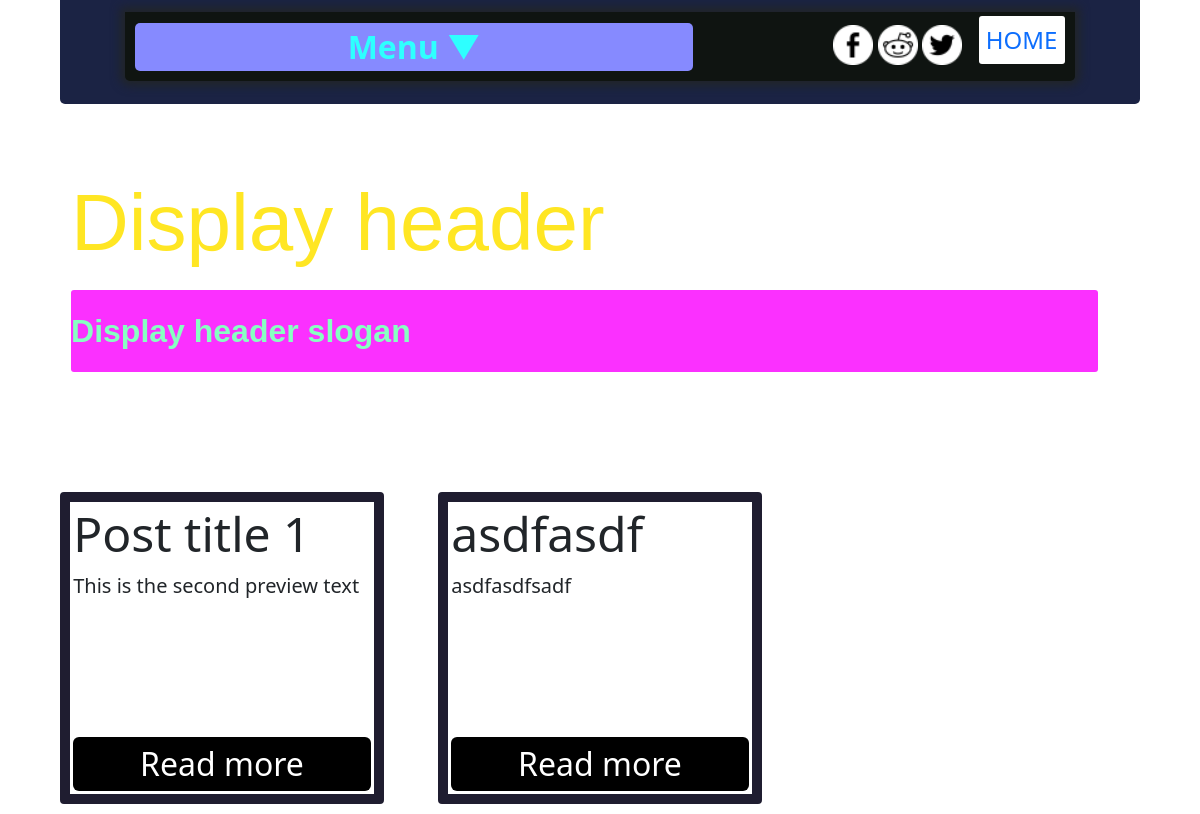
The app's page /topic?topic=1, older data.
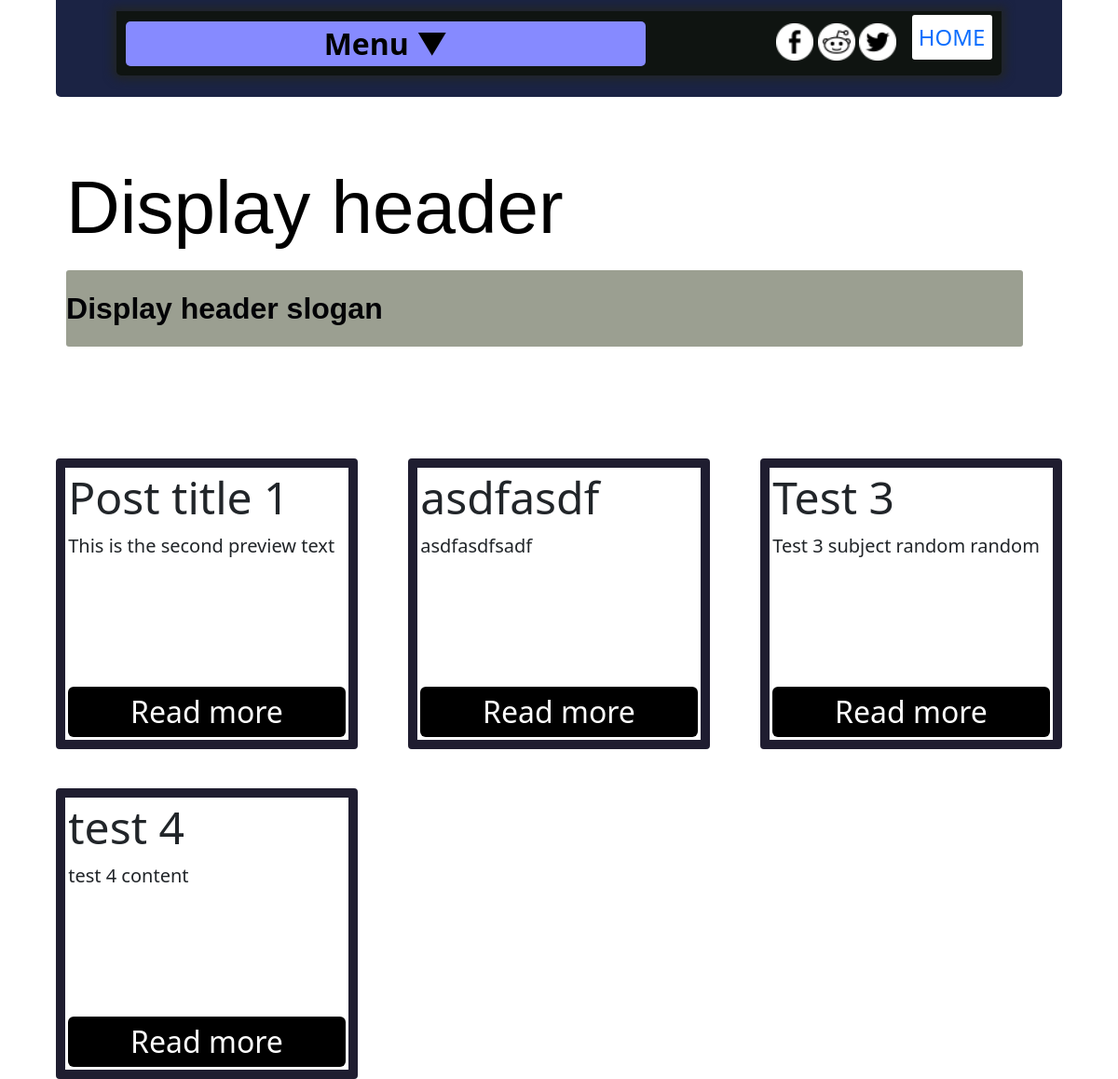
The same page, newer data.
### blog/models.py (models this page shows, shortened)
class blog_change(models.Model):
	header_id = models.AutoField(primary_key=True)
	header_title = models.CharField(max_length =50)
	header_image = models.ImageField(upload_to='images/')
	header_slogan = models.CharField(max_length=100)
	header_border_background_color = ColorField(default='#B9FFE9')
	header_background_color = ColorField(default='#1B2344')
	header_slogan_background_color = ColorField(default='#979797')
	header_slogan_top_background_color = ColorField(default='#9E9E9E')
	header_slogan_font_color = ColorField(default='#88FFC2')
	header_title_font_color = ColorField(default='#FFE623')
	navigation_button_text_color = ColorField(default='#2EFFFF')
	navigation_bar_background_color = ColorField(default='#B9FFCE')
	navigation_button_background_color = ColorField(default='#868AFF')
	navigation_bar_sub_buttons_background_color = ColorField(default='#46CDFF')
	navigation_bar_sub_button_font_color = ColorField(default='#5E73BB')
	navigation_drop_down_background_color = ColorField(default='#1B2344')
	section_button_background_color = ColorField(default='#4976FD')
	section_button_font_color = ColorField(default='#FBFFAE')
	section_background_color = ColorField(default='#A5AEE9')
	section_header_font_color = ColorField(default='#FFFFFF')
	section_text_font_color = ColorField(default='#FF0000')
	section_border_color = ColorField(default='#979797')

class blog_post(models.Model):
	post_id = models.AutoField(primary_key=True)
	topic = models.ForeignKey(topic, on_delete=models.CASCADE, )
	post_title = models.TextField()
	post_preview_text = models.CharField(max_length=300)
	description = models.TextField()
	created_at = models.DateTimeField(auto_now_add = True)
	updated_at = models.DateTimeField(auto_now = True)

### blog/views.py (the view)
# urls.py: path('topic', views.get_topic, name='topic'),
def get_topic(request):
	test = request.GET['topic']
	try:
		changes = blog_change.objects.get()
	except:
		print("Not working!")
	topic_item = topic.objects.all()
	get_posts = blog_post.objects.filter(topic=test)
	context = {
		'get_posts' : get_posts,
		'topic_item' : topic_item,
		'changes' : changes,
	}
	return render(request, 'html/topic.html', context)

### templates/html/topic.html
{% extends "html/template.html" %}
{% block content %}
{% load static %}
<div class='topic-container' style='background-color: {{changes.navigation_drop_down_background_color}}'>
    {% include "html/navigation.html" %}
    <div class='home-page-header'>
        <h1 style='color:{{changes.header_title_font_color}}'>{{changes.header_title}}</h1>
        <h3 class='fs-2' style="color:{{changes.header_slogan_font_color}}; text-align: left; margin-left: 1%; background-color:{{changes.header_slogan_background_color}}">{{changes.header_slogan}}</h3>
    </div>
    <div class='topic-post-item-container'>
        {% for x in get_posts %}
        <div class='topic-post-item'>
            <div class="post-preview">
                <h1 class='display-5'>{{x.post_title}} </h1>
            </div>
            <div class="post-preview{{x.post_id}}">
                <p style='min-height:150px;   overflow: hidden;
    text-overflow: ellipsis;
    display: -webkit-box;
    -webkit-line-clamp: 4;
    /* number of lines to show */
    -webkit-box-orient: vertical;' class='lead'>{{x.post_preview_text}}</p>
            </div>
            <div class="view-post-button view_post{{x.post_id}}" style='background-color: black; text-align: center; color:white;  padding:1%; border-radius:6px' id="post{{x.post_id}}"><a style='text-decoration:none; color: white; text-align:center;' href="{% url 'post' %}?post={{x.post_id}}" role="button">Read more</a></div>
        </div>
        {% endfor %}
    </div>
    {% endblock %}

Row changes from the older to the newer data that the page shows:
changed blog_change "Display header": navigation_button_text_color "#2EFFFF" → "#000000" (drawn); header_title_font_color "#FFE623" → "#000000" (drawn); header_slogan_font_color "#88FFC2" → "#020206" (drawn); header_slogan_background_color "#FB30FF" → "#9b9f91" (drawn)
added blog_post: post_title "Test 3", post_preview_text "Test 3 subject random random"
added blog_post: post_title "test 4", post_preview_text "test 4 content"
